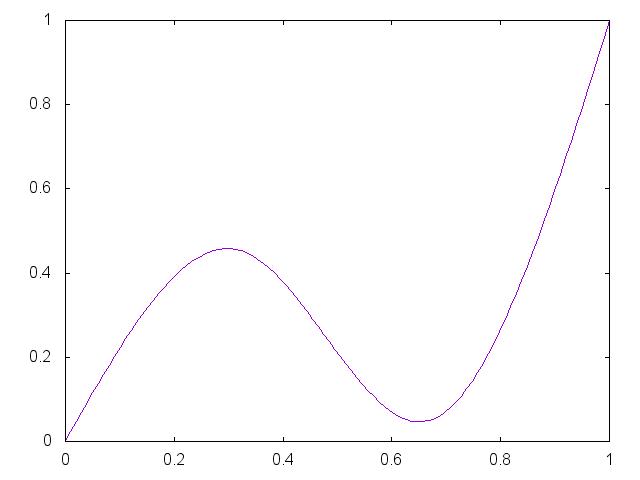

Here is the gnuplot script that generated this plot:


set term png

set output "generate/static/generate/csplines-0.45-0.05.png"
plot '-' smooth csplines notitle
0 0
0.33 0.45
0.67 0.05 
1 1
e

reset;
